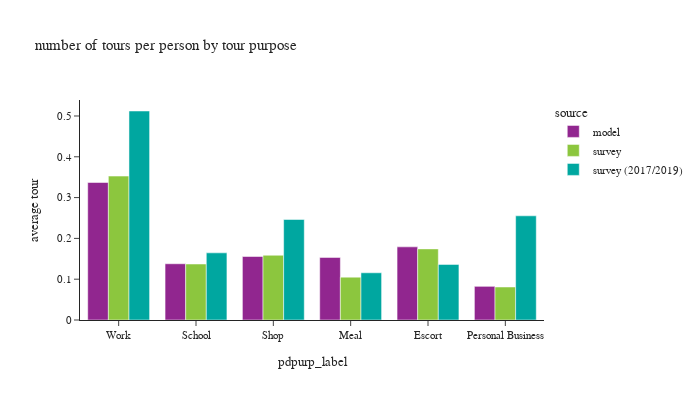

The notebook cell this image was saved under:
### Code cell
def plot_segment(df, tour_group_var,person_group_var,title_name):

    # df_plot
    fig = px.bar(df, x=tour_group_var[1], y="average tour", color="source",
                 barmode="group",title=title_name)
    fig.update_layout(height=400, width=700, font=dict(size=11),
                      yaxis=dict(tickformat=".2"))
    fig.show()

df_plot = df_tour.groupby(['source','pdpurp_label'])['toexpfac'].sum().reset_index(). \
    merge(df_person.groupby(['source'])['psexpfac'].sum().reset_index(), how='left', on=['source'])
df_plot['average tour'] = df_plot['toexpfac']/df_plot['psexpfac']
# df_plot
plot_segment(df_plot, tour_group_var=['source','pdpurp_label'],person_group_var=['source'],
             title_name="number of tours per person by tour purpose")

### Figure 1 — Plotly figure (JSON) as saved in the notebook; plotly's stock layout.template omitted (floating-point values rounded to 4 significant figures)
{"data": [{"alignmentgroup": "True", "hovertemplate": "source=model<br>pdpurp_label=%{x}<br>average tour=%{y}<extra></extra>", "legendgroup": "model", "marker": {"color": "#91268F", "pattern": {"shape": ""}}, "name": "model", "offsetgroup": "model", "orientation": "v", "showlegend": true, "textposition": "auto", "type": "bar", "x": ["Work", "School", "Shop", "Meal", "Escort", "Personal Business"], "xaxis": "x", "y": [0.337, 0.1379, 0.1556, 0.1533, 0.1792, 0.08251], "yaxis": "y"}, {"alignmentgroup": "True", "hovertemplate": "source=survey<br>pdpurp_label=%{x}<br>average tour=%{y}<extra></extra>", "legendgroup": "survey", "marker": {"color": "#8CC63E", "pattern": {"shape": ""}}, "name": "survey", "offsetgroup": "survey", "orientation": "v", "showlegend": true, "textposition": "auto", "type": "bar", "x": ["Work", "School", "Shop", "Meal", "Escort", "Personal Business"], "xaxis": "x", "y": [0.3527, 0.1372, 0.1587, 0.1051, 0.1743, 0.0809], "yaxis": "y"}, {"alignmentgroup": "True", "hovertemplate": "source=survey (2017/2019)<br>pdpurp_label=%{x}<br>average tour=%{y}<extra></extra>", "legendgroup": "survey (2017/2019)", "marker": {"color": "#00A7A0", "pattern": {"shape": ""}}, "name": "survey (2017/2019)", "offsetgroup": "survey (2017/2019)", "orientation": "v", "showlegend": true, "textposition": "auto", "type": "bar", "x": ["Work", "School", "Shop", "Meal", "Escort", "Personal Business"], "xaxis": "x", "y": [0.5122, 0.1646, 0.2463, 0.1157, 0.1362, 0.2553], "yaxis": "y"}], "layout": {"barmode": "group", "font": {"size": 11}, "height": 400, "legend": {"title": {"text": "source"}, "tracegroupgap": 0}, "title": {"text": "number of tours per person by tour purpose"}, "width": 700, "xaxis": {"anchor": "y", "domain": [0.0, 1.0], "title": {"text": "pdpurp_label"}}, "yaxis": {"anchor": "x", "domain": [0.0, 1.0], "tickformat": ".2", "title": {"text": "average tour"}}}}
